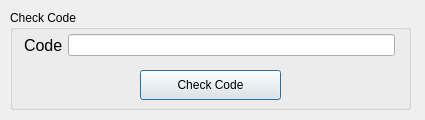
<?xml version="1.0" encoding="UTF-8"?>
<ui version="4.0">
 <class>Dialog</class>
 <widget class="QDialog" name="Dialog">
  <property name="geometry">
   <rect>
    <x>0</x>
    <y>0</y>
    <width>425</width>
    <height>120</height>
   </rect>
  </property>
  <property name="windowTitle">
   <string>Dialog</string>
  </property>
  <widget class="QGroupBox" name="groupBox">
   <property name="geometry">
    <rect>
     <x>10</x>
     <y>10</y>
     <width>401</width>
     <height>100</height>
    </rect>
   </property>
   <property name="title">
    <string>Check Code </string>
   </property>
   <widget class="QWidget" name="formLayoutWidget">
    <property name="geometry">
     <rect>
      <x>9</x>
      <y>19</y>
      <width>381</width>
      <height>129</height>
     </rect>
    </property>
    <layout class="QFormLayout" name="formLayout">
     <property name="horizontalSpacing">
      <number>5</number>
     </property>
     <property name="verticalSpacing">
      <number>5</number>
     </property>
     <property name="leftMargin">
      <number>5</number>
     </property>
     <property name="topMargin">
      <number>5</number>
     </property>
     <property name="rightMargin">
      <number>5</number>
     </property>
     <property name="bottomMargin">
      <number>5</number>
     </property>
     <item row="0" column="0">
      <widget class="QLabel" name="codeLabel">
       <property name="font">
        <font>
         <pointsize>12</pointsize>
        </font>
       </property>
       <property name="text">
        <string>Code</string>
       </property>
      </widget>
     </item>
     <item row="0" column="1">
      <widget class="QLineEdit" name="codeLineEdit"/>
     </item>
    </layout>
   </widget>
   <widget class="QPushButton" name="CheckCodeButton">
    <property name="geometry">
     <rect>
      <x>130</x>
      <y>60</y>
      <width>141</width>
      <height>30</height>
     </rect>
    </property>
    <property name="text">
     <string>Check Code</string>
    </property>
   </widget>
  </widget>
 </widget>
 <tabstops>
  <tabstop>codeLineEdit</tabstop>
  <tabstop>CheckCodeButton</tabstop>
 </tabstops>
 <resources/>
 <connections/>
</ui>
